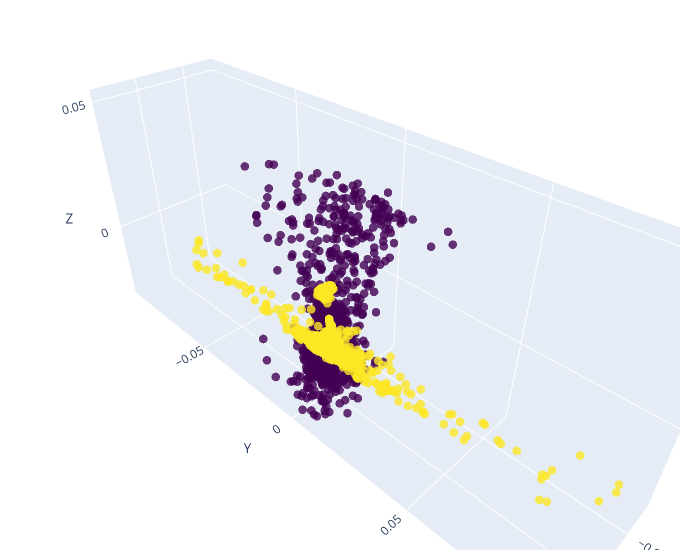

Notebook source saved alongside this figure:
### Code cell
# UNNORMALIZED
x = np.concatenate([actions_unnorm[:, 0], actions_unnorm_2nd[:, 0]])
y = np.concatenate([actions_unnorm[:, 1], actions_unnorm_2nd[:, 1]])
z = np.concatenate([actions_unnorm[:, 2], actions_unnorm_2nd[:, 2]])
colors = np.zeros(len(x))
colors[len(ee_pose):] = 1

# Create a 3D scatter plot
fig = go.Figure(data=[go.Scatter3d(x=x, y=y, z=z, mode='markers',
                                   marker=dict(size=5,
                                               color=colors, # actions[:,-1], # z,  # set color to an array/list of desired values
                                               colorscale='viridis',
                                               opacity=0.8))])

# Make the plot interactive by allowing user to rotate, zoom, etc.
fig.update_layout(scene=dict(
                    xaxis_title='X',
                    yaxis_title='Y',
                    zaxis_title='Z'),
                  width=700,
                  margin=dict(r=20, b=10, l=10, t=10))

fig.show()

### Figure 1 — Plotly figure (JSON) as saved in the notebook; plotly's stock layout.template omitted (floating-point values rounded to 4 significant figures; data arrays with more than 128 entries replaced by an {"elided": "..."} marker saying what was removed)
{"data": [{"marker": {"color": {"elided": "2802 int values"}, "colorscale": [[0, "#440154"], [0.1111, "#482878"], [0.2222, "#3e4989"], [0.3333, "#31688e"], [0.4444, "#26828e"], [0.5556, "#1f9e89"], [0.6667, "#35b779"], [0.7778, "#6ece58"], [0.8889, "#b5de2b"], [1, "#fde725"]], "opacity": 0.8, "size": 5}, "mode": "markers", "type": "scatter3d", "x": {"elided": "2802 float values"}, "y": {"elided": "2802 float values"}, "z": {"elided": "2802 float values"}}], "layout": {"margin": {"b": 10, "l": 10, "r": 20, "t": 10}, "scene": {"xaxis": {"title": {"text": "X"}}, "yaxis": {"title": {"text": "Y"}}, "zaxis": {"title": {"text": "Z"}}}, "width": 700}}
